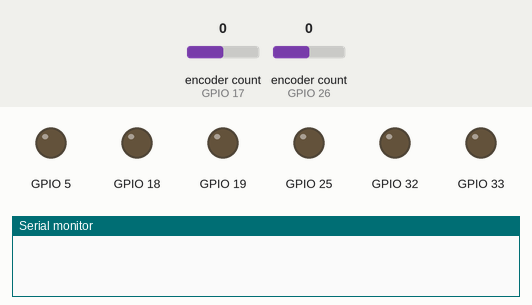
Simulated run of this sketch. Board: ESP32. On the bench: output pins drawn as LEDs (lit = HIGH), the last lines printed to the serial monitor. The inputs (shaded band) are chosen by the test bench; at power-on: encoder count (sensors on GPIO 17, GPIO 26) 0.

Above: at 0.0 s.
At 1.1 s:
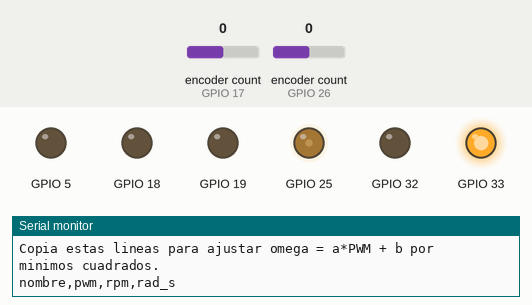
At 3.7 s:
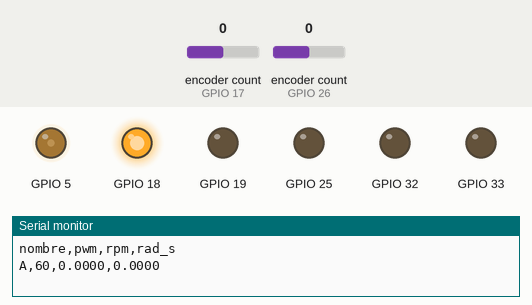
At 16.7 s:
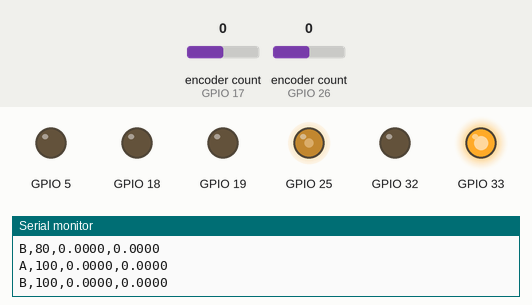
At 19.3 s:
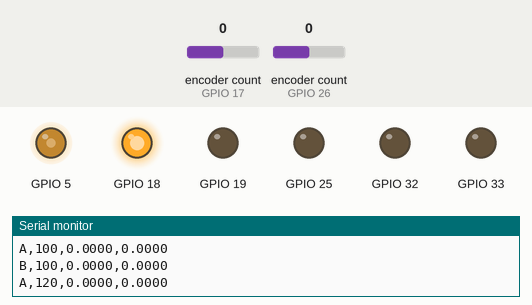
At 37.5 s:
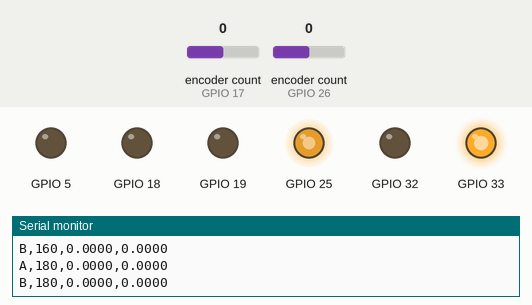
Timing chart, 0 to 40.0 s (numbered marks = the images above):
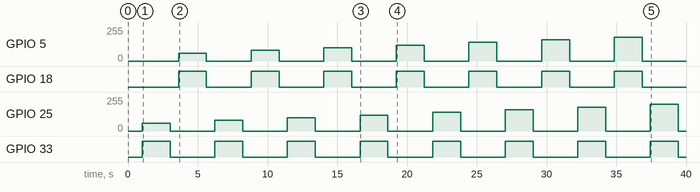

Measured:
- by itself, GPIO 5: 0/255 → 60/255 at 3.6 s, → 0/255 2.0 s later, → 80/255 3.2 s later, → 0/255 2.0 s later, … (14 changes in this stretch)
- by itself, GPIO 18, GPIO 33: alternates HIGH for 2.0 s and LOW for 3.2 s
- by itself, GPIO 25: 0/255 → 60/255 at 1.0 s, → 0/255 2.0 s later, → 80/255 3.2 s later, → 0/255 2.0 s later, … (16 changes in this stretch)

The sketch:

calibracion_motores.ino
```cpp
/*
 * DIAGNOSTICO Y CALIBRACION EN LAZO ABIERTO - ESP32 + L298N + EMG30
 * ------------------------------------------------------------------
 * Este sketch NO usa PID ni MotorPID. Aplica PWM crudo directamente
 * al puente H y mide RPM real con el encoder, para:
 *
 *   1) FASE TEST: confirmar que el motor gira y el encoder cuenta,
 *      antes de perder tiempo calibrando.
 *   2) FASE SWEEP: barrer niveles de PWM (positivos y negativos) y
 *      registrar la RPM/rad-s en estado estable de cada motor, para
 *      poder ajustar por minimos cuadrados las rectas:
 *          omega = a*PWM + b
 *      que luego se usan en setFeedforwardModel() del firmware final.
 *
 * Ajusta los pines si son distintos en el robot 2.
 * Abre el Monitor Serie a 115200 baud.
 */

#include <ESP32Encoder.h>
#include <math.h>

// ======================================================
// PINES - AJUSTAR SEGUN EL ROBOT 2 SI ES NECESARIO
// ======================================================
// Motor A
const int A_IN1 = 33;
const int A_IN2 = 32;
const int A_ENA = 25;
const int A_ENC_A = 26;
const int A_ENC_B = 27;

// Motor B
const int B_IN1 = 18;
const int B_IN2 = 19;
const int B_ENA = 5;
const int B_ENC_A = 17;
const int B_ENC_B = 16;

const double COUNTS_PER_REV = 360.0; // EMG30

ESP32Encoder encA;
ESP32Encoder encB;

// ======================================================
// CONFIGURACION DEL BARRIDO
// ======================================================
// Valores de PWM a probar (0-255). Incluye niveles bajos para
// encontrar el PWM minimo de arranque/marcha, y altos para
// cubrir el rango que realmente vas a usar.
const int PWM_LEVELS[] = {60, 80, 100, 120, 140, 160, 180, 200, 230, 255};
const int NUM_LEVELS = sizeof(PWM_LEVELS) / sizeof(PWM_LEVELS[0]);

const unsigned long SETTLE_MS = 800;   // tiempo para que el motor llegue a velocidad estable antes de medir
const unsigned long MEASURE_MS = 1200; // ventana de medicion en estado estable
const unsigned long SAMPLE_MS = 100;   // periodo de muestreo del encoder dentro de la ventana
const unsigned long PAUSE_MS = 600;    // pausa con motor detenido entre niveles

// ======================================================
// BAJO NIVEL: PWM crudo
// ======================================================
void setupMotor(int in1, int in2, int ena) {
    pinMode(in1, OUTPUT);
    pinMode(in2, OUTPUT);
    ledcAttach(ena, 1000, 8); // 1 kHz, 8 bits, igual que en motor-PID.cpp
}

// signedPwm: positivo = un sentido, negativo = el otro, 0 = coast
void aplicarPWMCrudo(int in1, int in2, int ena, int signedPwm) {
    int duty = abs(signedPwm);
    if (duty > 255) duty = 255;

    if (duty == 0) {
        digitalWrite(in1, LOW);
        digitalWrite(in2, LOW);
        ledcWrite(ena, 0);
        return;
    }

    if (signedPwm > 0) {
        digitalWrite(in1, HIGH);
        digitalWrite(in2, LOW);
    } else {
        digitalWrite(in1, LOW);
        digitalWrite(in2, HIGH);
    }
    ledcWrite(ena, duty);
}

void detenerTodo() {
    aplicarPWMCrudo(A_IN1, A_IN2, A_ENA, 0);
    aplicarPWMCrudo(B_IN1, B_IN2, B_ENA, 0);
}

// ======================================================
// MEDICION DE RPM INSTANTANEA A PARTIR DEL ENCODER
// ======================================================
double medirRPM(ESP32Encoder &enc, int64_t &lastCount, unsigned long &lastMillis) {
    const unsigned long now = millis();
    const unsigned long dtMs = now - lastMillis;
    if (dtMs == 0) return 0.0;

    const int64_t count = enc.getCount();
    const int64_t delta = count - lastCount;

    lastCount = count;
    lastMillis = now;

    const double dtMin = dtMs / 60000.0; // ms -> minutos
    return (static_cast<double>(delta) / COUNTS_PER_REV) / dtMin;
}

// ======================================================
// FASE 1: TEST BASICO DE MOVIMIENTO
// ------------------------------------------------------
// Aplica PWM=200 a cada motor, en cada sentido, 1.5 s, e
// imprime si el encoder detecto movimiento. Si aqui ya falla,
// el problema es de cableado/driver/encoder, NO de calibracion.
// ======================================================
void testBasico() {
    Serial.println();
    Serial.println("=== FASE 1: TEST BASICO DE MOVIMIENTO ===");

    struct TestCase {
        const char* nombre;
        int in1, in2, ena;
        ESP32Encoder* enc;
    };

    TestCase casos[] = {
        {"Motor A", A_IN1, A_IN2, A_ENA, &encA},
        {"Motor B", B_IN1, B_IN2, B_ENA, &encB},
    };

    for (auto &c : casos) {
        for (int sentido = 0; sentido < 2; sentido++) {
            int pwm = (sentido == 0) ? 200 : -200;
            Serial.print(c.nombre);
            Serial.print(sentido == 0 ? " adelante (PWM=200): " : " reversa (PWM=-200): ");

            int64_t antes = c.enc->getCount();
            aplicarPWMCrudo(c.in1, c.in2, c.ena, pwm);
            delay(1500);
            int64_t despues = c.enc->getCount();
            aplicarPWMCrudo(c.in1, c.in2, c.ena, 0);
            delay(400);

            int64_t delta = despues - antes;
            Serial.print("delta_encoder=");
            Serial.print((long)delta);

            if (delta == 0) {
                Serial.println("  -> SIN MOVIMIENTO. Revisa cableado IN1/IN2/ENA, alimentacion del L298N, "
                                "o si el encoder esta bien conectado (pull-up).");
            } else {
                Serial.println("  -> OK, se detecto giro.");
            }
        }
    }

    Serial.println("=== FIN FASE 1 ===");
    Serial.println();
}

// ======================================================
// FASE 2: BARRIDO PWM -> RPM (calibracion feedforward)
// ======================================================
void medirNivelEstableUnMotor(const char* nombre, int in1, int in2, int ena,
                               ESP32Encoder &enc, int pwmSigned) {
    aplicarPWMCrudo(in1, in2, ena, pwmSigned);
    delay(SETTLE_MS);

    int64_t lastCount = enc.getCount();
    unsigned long lastMillis = millis();

    double sumaRPM = 0.0;
    int nMuestras = 0;

    unsigned long tFin = millis() + MEASURE_MS;
    while (millis() < tFin) {
        delay(SAMPLE_MS);
        double rpm = medirRPM(enc, lastCount, lastMillis);
        sumaRPM += rpm;
        nMuestras++;
    }

    aplicarPWMCrudo(in1, in2, ena, 0);
    delay(PAUSE_MS);

    if (nMuestras == 0) return;

    double rpmProm = sumaRPM / nMuestras;
    double radS = rpmProm * (2.0 * M_PI / 60.0);

    // Formato CSV facil de copiar/pegar: nombre,pwm,rpm,rad_s
    Serial.print(nombre);
    Serial.print(",");
    Serial.print(pwmSigned);
    Serial.print(",");
    Serial.print(rpmProm, 4);
    Serial.print(",");
    Serial.println(radS, 4);
}

void barridoCalibracion() {
    Serial.println();
    Serial.println("=== FASE 2: BARRIDO PWM -> RPM ===");
    Serial.println("Copia estas lineas para ajustar omega = a*PWM + b por minimos cuadrados.");
    Serial.println("nombre,pwm,rpm,rad_s");

    // Sentido positivo, ambos motores
    for (int i = 0; i < NUM_LEVELS; i++) {
        medirNivelEstableUnMotor("A", A_IN1, A_IN2, A_ENA, encA, PWM_LEVELS[i]);
        medirNivelEstableUnMotor("B", B_IN1, B_IN2, B_ENA, encB, PWM_LEVELS[i]);
    }

    // Sentido negativo, ambos motores
    for (int i = 0; i < NUM_LEVELS; i++) {
        medirNivelEstableUnMotor("A", A_IN1, A_IN2, A_ENA, encA, -PWM_LEVELS[i]);
        medirNivelEstableUnMotor("B", B_IN1, B_IN2, B_ENA, encB, -PWM_LEVELS[i]);
    }

    Serial.println("=== FIN FASE 2 ===");
}

// ======================================================
// SETUP / LOOP
// ======================================================
void setup() {
    Serial.begin(115200);
    delay(1000);

    Serial.println();
    Serial.println("===========================================");
    Serial.println(" DIAGNOSTICO Y CALIBRACION EN LAZO ABIERTO ");
    Serial.println("===========================================");

    ESP32Encoder::useInternalWeakPullResistors = puType::up;
    encA.attachFullQuad(A_ENC_A, A_ENC_B);
    encB.attachFullQuad(B_ENC_A, B_ENC_B);
    encA.clearCount();
    encB.clearCount();

    setupMotor(A_IN1, A_IN2, A_ENA);
    setupMotor(B_IN1, B_IN2, B_ENA);

    detenerTodo();

    // Paso 1: confirmar que hay movimiento real antes de calibrar.
    //testBasico();

    // Si el test basico mostro movimiento en ambos motores/sentidos,
    // comenta la linea de arriba y descomenta esta para correr el
    // barrido completo (tarda varios minutos):
     barridoCalibracion();
}

void loop() {
    // Nada en loop: todo corre una vez en setup().
    // Para repetir, resetea la placa.
}
```
